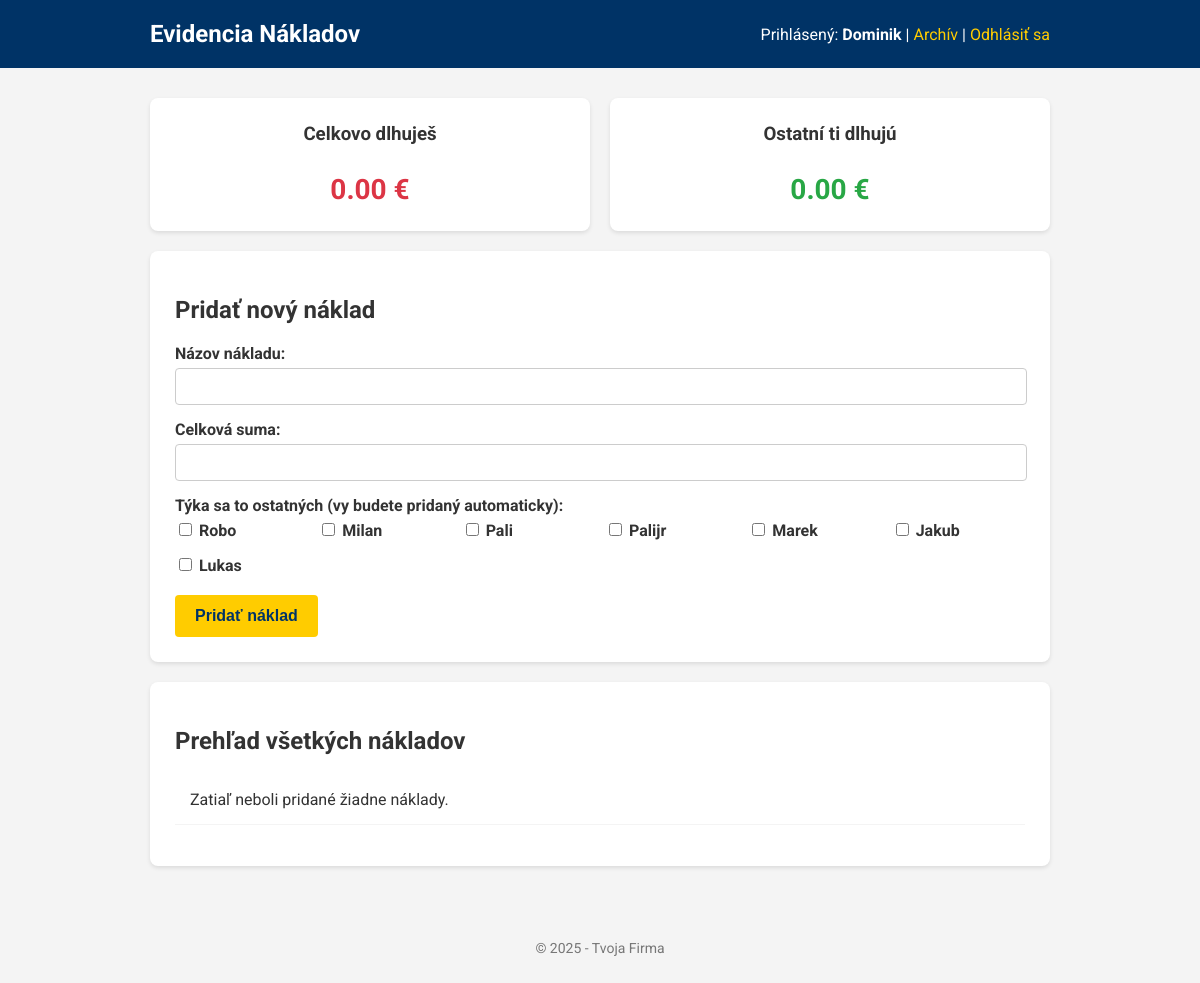
The app's page /dashboard/Dominik with its own data.
### tables this page shows
CREATE TABLE pouzivatelia (
    id INTEGER PRIMARY KEY AUTOINCREMENT,
    meno TEXT NOT NULL UNIQUE
);

### app.py (the view, shortened to what this page needs)
@app.route("/dashboard/<meno>", methods=['GET', 'POST'])
def dashboard(meno):
    user = query_db('SELECT * FROM pouzivatelia WHERE meno = ?', [meno], one=True)
    if not user:
        return redirect(url_for('login'))
    vsetci_pouzivatelia = query_db('SELECT * FROM pouzivatelia')
    vydavky = query_db("""
                       SELECT DISTINCT v.id, v.nazov, v.celkova_suma, p.meno as kto_platil
                       FROM vydavky v
                                JOIN pouzivatelia p ON v.kto_platil_id = p.id
                                JOIN podielnici pd ON v.id = pd.vydavok_id
                       WHERE pd.zaplatene = 0
                       ORDER BY v.datum_vytvorenia DESC
                       """)
    dlhujes_suma = query_db("""
                            SELECT IFNULL(SUM(suma_podielu), 0) as total
                            FROM podielnici
                            WHERE pouzivatel_id = ?
                              AND zaplatene = 0
                              AND vydavok_id IN (SELECT id FROM vydavky WHERE kto_platil_id != ?)
                            """, [user['id'], user['id']], one=True)['total']
    dlzia_ti_suma = query_db("""
                             SELECT IFNULL(SUM(p.suma_podielu), 0) as total
                             FROM podielnici p
                                      JOIN vydavky v ON p.vydavok_id = v.id
                             WHERE v.kto_platil_id = ?
                               AND p.pouzivatel_id != ? AND p.zaplatene = 0
                             """, [user['id'], user['id']], one=True)['total']
    return render_template('dashboard.html',
                           user=user,
                           vydavky=vydavky,
                           pouzivatelia=vsetci_pouzivatelia,
                           dlhujes=dlhujes_suma,
                           dlzia_ti=dlzia_ti_suma)

### app.py (called while the page is built)
def get_db():
    db = getattr(g, '_database', None)
    if db is None:
        db = g._database = sqlite3.connect(app.config['DATABASE'])
        db.row_factory = sqlite3.Row  # Umožní pristupovať k stĺpcom podľa mena
    return db

@app.teardown_appcontext
def close_connection(exception):
    db = getattr(g, '_database', None)
    if db is not None:
        db.close()

def query_db(query, args=(), one=False):
    cur = get_db().execute(query, args)
    rv = cur.fetchall()
    cur.close()
    return (rv[0] if rv else None) if one else rv

### templates/dashboard.html
{% extends "base.html" %}
{% block content %}
    <div class="summary-grid">
        <div class="card summary-card summary-debt">
            <h3>Celkovo dlhuješ</h3>
            <p>{{ "%.2f"|format(dlhujes) }} €</p>
        </div>
        <div class="card summary-card summary-credit">
            <h3>Ostatní ti dlhujú</h3>
            <p>{{ "%.2f"|format(dlzia_ti) }} €</p>
        </div>
    </div>
    <div class="card">
        <h2>Pridať nový náklad</h2>
        <form method="post" action="{{ url_for('dashboard', meno=user.meno) }}">
            <div class="form-group">
                <label for="nazov">Názov nákladu:</label>
                <input type="text" id="nazov" name="nazov" required>
            </div>
            <div class="form-group">
                <label for="suma">Celková suma:</label>
                <input type="number" id="suma" name="suma" step="0.01" required>
            </div>
            <div class="form-group">
                <label>Týka sa to ostatných (vy budete pridaný automaticky):</label>
                <div class="checkbox-group">
                    {% for p in pouzivatelia %}
                        {% if p.id != user.id %}
                            <label><input type="checkbox" name="podielnici" value="{{ p.id }}"> {{ p.meno }}</label>
                        {% endif %}
                    {% endfor %}
                </div>
            </div>
            <button type="submit" class="btn">Pridať náklad</button>
        </form>
    </div>
    <div class="card">
        <h2>Prehľad všetkých nákladov</h2>
        <ul class="expense-list">
            {% for vydavok in vydavky %}
                <a href="{{ url_for('vydavok_detail', vydavok_id=vydavok.id, meno=user.meno) }}">
                    <li>
                        <span>{{ vydavok.nazov }}</span>
                        <span>{{ "%.2f"|format(vydavok.celkova_suma) }} € (Platil: {{ vydavok.kto_platil }})</span>
                    </li>
                </a>
            {% else %}
                <li>Zatiaľ neboli pridané žiadne náklady.</li>
            {% endfor %}
        </ul>
    </div>
{% endblock %}

### templates/base.html (shortened to what this page needs)
<!DOCTYPE html>
<html lang="sk">
<head>
    <link rel="stylesheet" href="{{ url_for('static', filename='css/style.css') }}">
</head>
<body>
    <header>
        <div class="container">
            <h1>Evidencia Nákladov</h1>
            {% if user %}
                <div class="user-info">
                    Prihlásený: <strong>{{ user.meno }}</strong> | <a href="{{ url_for('archiv', meno=user.meno) }}">Archív</a> | <a href="{{ url_for('login') }}">Odhlásiť sa</a>
                </div>
            {% endif %}
        </div>
    </header>
    <main class="container">
        {% block content %}{% endblock %}
    </main>
    <footer>
        <p>&copy; 2025 - Tvoja Firma</p>
    </footer>
</body>
</html>

### static/css/style.css (style rules this page uses)
:root { --color-primary: #003366; --color-accent: #FFCC00; --color-light-gray: #f4f4f4; --color-dark-gray: #333; --color-white: #ffffff; --color-success: #28a745; --color-danger: #dc3545; }
body { font-family: 'Roboto', sans-serif; margin: 0; background-color: var(--color-light-gray); color: var(--color-dark-gray); }
.container { max-width: 900px; margin: 0 auto; padding: 0 20px; }
header { background-color: var(--color-primary); color: var(--color-white); padding: 20px 0; margin-bottom: 30px; }
header .container { display: flex; justify-content: space-between; align-items: center; }
header h1 { margin: 0; font-size: 24px; }
header .user-info a { color: var(--color-accent); text-decoration: none; }
footer { text-align: center; padding: 20px; margin-top: 40px; font-size: 14px; color: #777; }
.card { background-color: var(--color-white); border-radius: 8px; padding: 25px; margin-bottom: 20px; box-shadow: 0 2px 4px rgba(0,0,0,0.1); }
.form-group { margin-bottom: 15px; }
.form-group label { display: block; margin-bottom: 5px; font-weight: bold; }
input[type="text"], input[type="number"] { width: calc(100% - 20px); padding: 10px; border: 1px solid #ccc; border-radius: 4px; }
.checkbox-group { display: grid; grid-template-columns: repeat(auto-fill, minmax(120px, 1fr)); gap: 10px; }
.btn { background-color: var(--color-accent); color: var(--color-primary); border: none; padding: 12px 20px; border-radius: 4px; cursor: pointer; font-weight: bold; font-size: 16px; text-decoration: none; display: inline-block; transition: background-color 0.2s; }
.summary-grid { display: grid; grid-template-columns: 1fr 1fr; gap: 20px; }
.summary-card { text-align: center; }
.summary-card h3 { margin-top: 0; }
.summary-card p { font-size: 28px; font-weight: bold; margin-bottom: 0; }
.summary-debt p { color: var(--color-danger); }
.summary-credit p { color: var(--color-success); }
.expense-list { list-style: none; padding: 0; }
.expense-list li { display: flex; justify-content: space-between; padding: 15px; border-bottom: 1px solid var(--color-light-gray); transition: background-color 0.2s; }

### records on screen
pouzivatelia: meno "Dominik"
pouzivatelia: meno "Robo"
pouzivatelia: meno "Milan"
pouzivatelia: meno "Pali"
pouzivatelia: meno "Palijr"
pouzivatelia: meno "Marek"
pouzivatelia: meno "Jakub"
pouzivatelia: meno "Lukas"

### other values on screen
{{ "%.2f"|format(dlhujes) }} "0.00"
{{ "%.2f"|format(dlzia_ti) }} "0.00"
